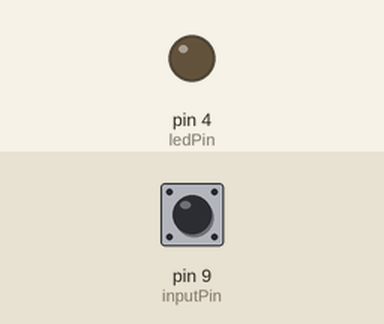
Bench run of a sketch on a simulated Arduino Leonardo, built with avr-gcc and run on an emulated ATmega32U4. Shown: output pins drawn as LEDs (lit = HIGH). Dashed ring = blinking. Inputs (shaded band) come from the test bench; at power-on: pin 9 (inputPin) HIGH. USB keyboard and mouse output is not drawn; what the sketch prints to the serial monitor is not drawn.

Above: at 1.2 s.
1.3 s: pin 9 (inputPin) pulled LOW for 0.15 s
At 1.37 s:
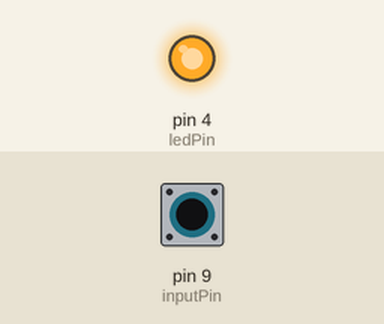
2.9 s: pin 9 (inputPin) pulled LOW for 1 s
At 5.2 s:
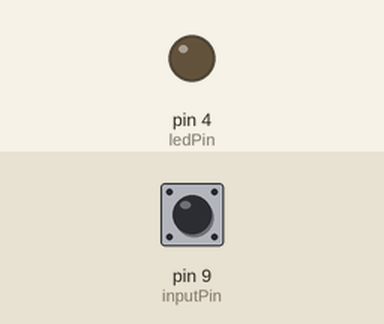
5.8 s: pin 9 (inputPin) pulled LOW for 3.2 s
At 6.6 s:
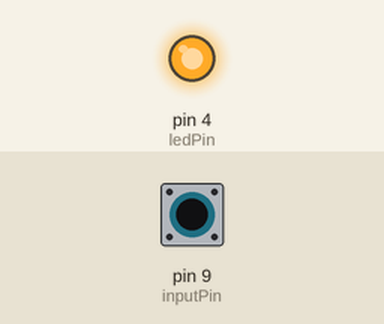
10.5 s: pin 9 (inputPin) pulsed LOW 2 times (0.12 s each, 0.3 s apart)
At 10.56 s:
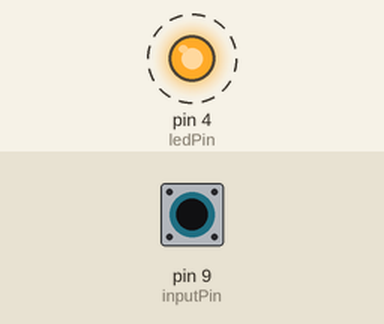
12.9 s: pin 9 (inputPin) pulsed LOW 5 times (0.12 s each, 0.3 s apart)
At 15.0 s:
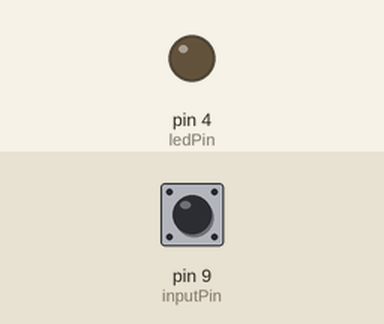
Timing chart, 0 to 16.5 s (numbered marks = the images above; inputs shaded):
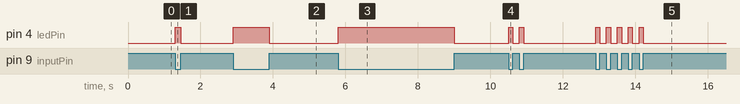

Measured:
- after the input at 1.3 s, pin 4 (ledPin): LOW → HIGH at once, → LOW 0.15 s later
- after the input at 2.9 s, pin 4 (ledPin): LOW → HIGH at once, → LOW 1.0 s later
- after the input at 5.8 s, pin 4 (ledPin): LOW → HIGH at once, → LOW 3.2 s later
- after the input at 10.5 s, pin 4 (ledPin): alternates HIGH for 0.12 s and LOW for 0.18 s, 4 changes in all, then stays LOW, starting at once
- after the input at 12.9 s, pin 4 (ledPin): alternates HIGH for 0.12 s and LOW for 0.18 s, 10 changes in all, then stays LOW, starting at once

The sketch:

CW_Decoder.ino
```cpp
#include "Keyboard.h"
unsigned long signal_len,t1,t2,t0;   //time for which button is pressed
int inputPin = 9;                 //input pin for push button
int ledPin = 4;                   //outpu pin for LED
int sp;
String code = "";                 //string in which one alphabet is stored

void setup()
{
  Serial.begin(9600);
  pinMode(inputPin, INPUT_PULLUP); //internal pullup resistor is used to simplify the circuit
  pinMode(ledPin,OUTPUT);
  Keyboard.begin();
  Keyboard.releaseAll();
}

void loop()
{
NextDotDash:
  t0 = millis();
  while (digitalRead(inputPin) == HIGH) {}
  if (millis()-t0>2000) {
        Keyboard.press(' ');
        Keyboard.releaseAll();
    }
  t1 = millis();                            //time at button press
  digitalWrite(ledPin, HIGH);               //LED on while button pressed
  while (digitalRead(inputPin) == LOW) {}
  t2 = millis();                            //time at button release
  digitalWrite(ledPin, LOW);                //LED off on button release
  signal_len = t2 - t1;                     //time for which button is pressed
  if (signal_len > 20)                      //to account for switch debouncing
  {
    code += readio();                       //function to read dot or dash
  }
  while ((millis() - t2) < 500)           //if time between button press greater than 0.5sec, skip loop and go to next alphabet
  {
    if (digitalRead(inputPin) == LOW)
    {
      goto NextDotDash;
    }
  }
  convertor();                          //function to decipher code into alphabet
}

char readio()
{
  if (signal_len < 200 && signal_len > 20)
  {
    return '.';                        //if button press less than 0.6sec, it is a dot
  }
  else //if (signal_len >= 300)
  {
    return '-';                        //if button press more than 0.6sec, it is a dash
  }
}

void convertor()
{
  static String letters[] = {".-", "-...", "-.-.", "-..", ".", "..-.", "--.", "....", "..", ".---", "-.-", ".-..", "--", "-.", "---", ".--.", "--.-",
                             ".-.", "...", "-", "..-", "...-", ".--", "-..-", "-.--", "--..",
                             "-----",".----","..---","...--","....-",".....","-....","--...","---..","----.",
                             "E"};
  int i = 0;
  char c;
  if (code == ".-.-.-")
  {
    Serial.print(".");        //for break
  }
  else
  {
    while (letters[i] != "E")  //loop for comparing input code with letters array
    {
      if (letters[i] == code)
      {
        if (i>25)
          c = '0'+(i-26);
        else
          c = 'A'+i;
        Keyboard.press(char(c));
        Serial.print(char(c));
        Keyboard.releaseAll();
        break;
      }
      i++;
    }
    if (letters[i] == "E")
    {
      Serial.println("");  //if input code doesn't match any letter, error
    }
  }
  code = "";                            //reset code to blank string
}
```
